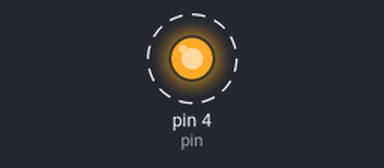
Recording of a sketch running on a simulated Arduino Uno, built with avr-gcc and run on an emulated ATmega328P. Parts: output pins drawn as LEDs (lit = HIGH). Dashed ring = blinking.

Above: at 0.5 s.
Timing chart, 0 to 4.6 s (numbered marks = the images above):
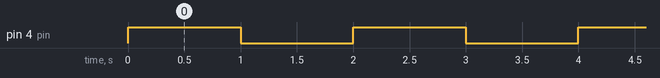

The sketch:

blinky.ino
```cpp
const int pin = 4;
const int delayDuration = 1000; // 1 second

void setup() {
  pinMode(pin, OUTPUT);
}

void loop() {
  digitalWrite(pin, HIGH);
  delay(delayDuration);
  digitalWrite(pin, LOW);
  delay(delayDuration);
}
```

Measured:
- by itself, pin 4 (pin): alternates HIGH for 1.0 s and LOW for 1.0 s
